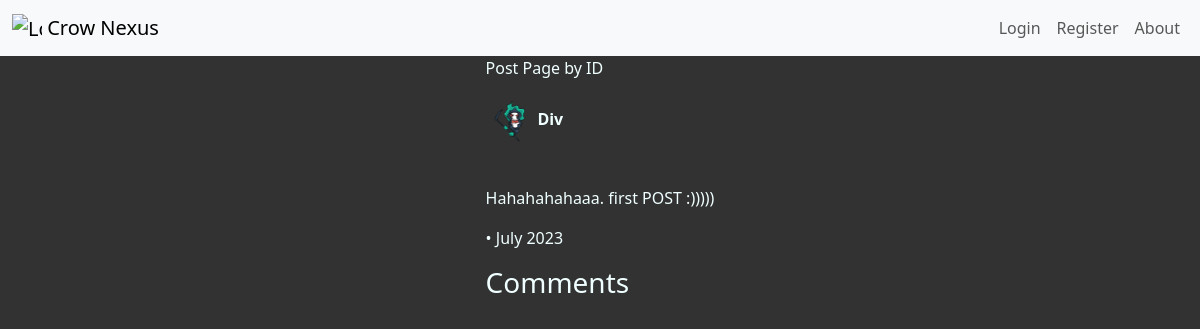
/showpost/3, run on an earlier commit of the app's database.
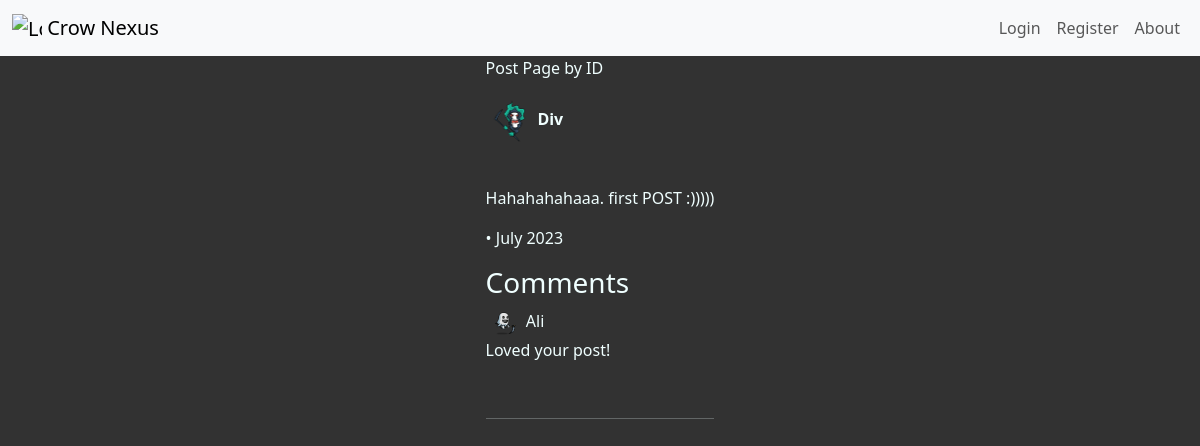
And on a later commit of the database.
### main.py (models this page shows, shortened)
    class Comment(db.Model):
        __tablename__ = 'comments'
        id = db.Column(db.Integer, primary_key=True)
        content = db.Column(db.String(255), nullable=False)
        timestamp = db.Column(db.DateTime, nullable=False,
                              default=datetime.utcnow)
        user_id = db.Column(db.Integer, db.ForeignKey(
            'user.id'), nullable=False)
        post_id = db.Column(db.Integer, db.ForeignKey(
            'post.id'), nullable=False)
        user = db.relationship('User', back_populates='comments')
        post = db.relationship('Post', back_populates='comments')

    class User(db.Model, UserMixin):
        __tablename__ = 'user'
        id = db.Column(db.Integer, primary_key=True)
        username = db.Column(db.String(40), nullable=False, unique=False)
        email = db.Column(db.String(80), nullable=False, unique=True)
        phone_number = db.Column(db.String(20))
        password = db.Column(db.String(100), nullable=False)
        created_at = db.Column(db.DateTime, default=datetime.utcnow)
        updated_at = db.Column(
            db.DateTime, default=datetime.utcnow, onupdate=datetime.utcnow)
        is_blocked = db.Column(db.Boolean, default=False)
        profile_picture = db.Column(db.String(100))
        posts = relationship('Post', back_populates='user')
        comments = db.relationship('Comment', back_populates='user')
        liked_posts = db.relationship('Post', secondary=likes, backref='likers')
        followed = db.relationship(
        'User', secondary=followers,
        primaryjoin=(followers.c.follower_id == id),
        secondaryjoin=(followers.c.followed_id == id),
        backref=db.backref('followers', lazy='dynamic'), lazy='dynamic'
    )

### main.py (the view, shortened to what this page needs)
    @app.route('/showpost/<int:post_id>', methods=['GET', 'POST'])
    def show_post(post_id):
        requested_post = Post.query.get(post_id)
        form = CommentForm()
        if requested_post:
            return render_template('showpost.html', form=form, post=requested_post, current_user=current_user, logged_in=current_user.is_authenticated)
        else:
            flash('Post not found.')
            return redirect(url_for('home'))

### templates/showpost.html (shortened to what this page needs)
{% extends 'base.html' %}
{% block content %}
<p>Post Page by ID</p>
<p>
    <span>
    {% if post.user.profile_picture %}
        <img src="{{ url_for('static', filename='profile_pictures/' + post.user.profile_picture) }}" alt="Profile Picture">
    {% else %}
     <img src="{{ url_for('static', filename='images/blank-profile-pic.png') }}" alt="Profile Picture">
    {% endif %}
    </span>
    <strong> {{ post.user.username }}</strong>
</p>
<br>
<p>{{ post.body }}</p>
 <p style="font-weight:lighter">
     •
    {{ post.created_at.strftime('%B %Y') }}
    <br>
</p>
 <h3>Comments</h3>
 {% for comment in post.comments %}
 <span>
    {% if comment.user.profile_picture %}
        <img class="comment-img" src="{{ url_for('static', filename='profile_pictures/' + comment.user.profile_picture) }}" alt="Profile Picture">
    {% else %}
     <img src="{{ url_for('static', filename='images/blank-profile-pic.png') }}" alt="Profile Picture">
    {% endif %}
    {{comment.user.username }}
    </span>
     <p>{{ comment.content }}</p>
     <br> <hr>
 {% endfor %}
{% endblock %}

What changed in the data, as far as the page shows it:
added Comment: profile_picture (picture), user.username "Ali", content "Loved your post!"
